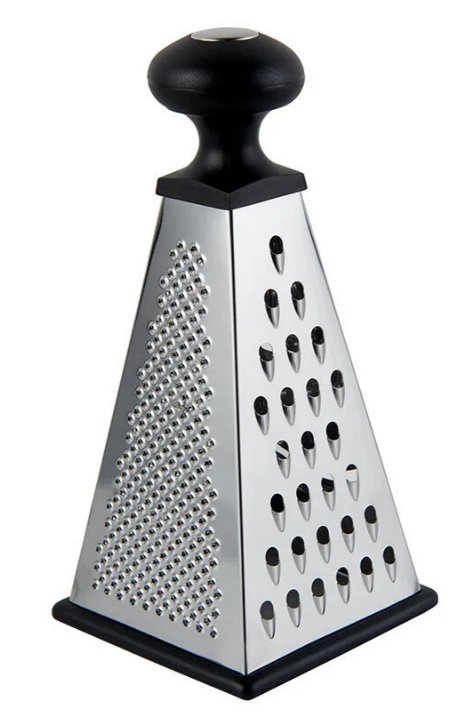
#> input picture input_pictures/input_rende.png, 470 x 717 px
$ python MorphologicalTransformations.py
#> lines starting #> are read from the running program, lines starting #| are printed output that depends on the picture
import cv2 as cv
import numpy as np

gray = cv.imread("../input_pictures/input_rende.png", 0)
#> gray: shape (717, 470); min 0, max 255, mean 207.6
cv.imwrite('gray.png', gray)

"""  MORPHOLOGICAL TRANSFORMATIONS **************************************************************** """
# 1.Erosion
# Convolution layere benziyor, bir filtre seçiyoruz görsel üzerinde dolaşıyor.
# Orijinal görüntüdeki bir piksel, yalnızca kernel altındaki tüm pikseller 1 ise 1 yapılır.
# ( Yani beyaz=1 yapma ihtimalimiz düşük. )
# Aksi taktirde 0 yapılır yani aşınır.
# Böylece beyaz gürültüden kurtuluruz ama görüntünün boyutu küçülmüş olur.
# ( Ön planda beyaz olan görüntüler için daha uygun. )

kernel = np.ones((9, 9), np.uint8)
erosion = cv.erode(gray, kernel, iterations=1)
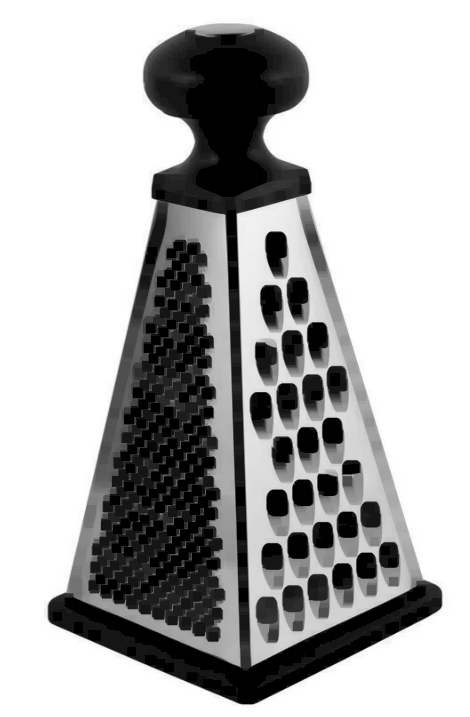
#> erosion: shape (717, 470); min 0, max 255, mean 176.9
cv.imwrite('erosion.png', erosion)

# 2.Dilation
# Erozyonun tam tersidir. Kernel altındaki en az bir piksel 1 ise değer 1 yapılır.
# Böylece görüntüdeki beyaz bölge artar veya ön plandaki nesnenin boyutu artar.
# Gürültü giderme yapılırken önce erozyon sonra dilation yapılır.
# Çünkü erozyon beyaz noiseleri kaldırır ama nesnenin boyutu da küçülmüş olur.
# Ardından dilation kullanarak nesneyi genişletiriz.

dilation = cv.dilate(gray, kernel, iterations=1)
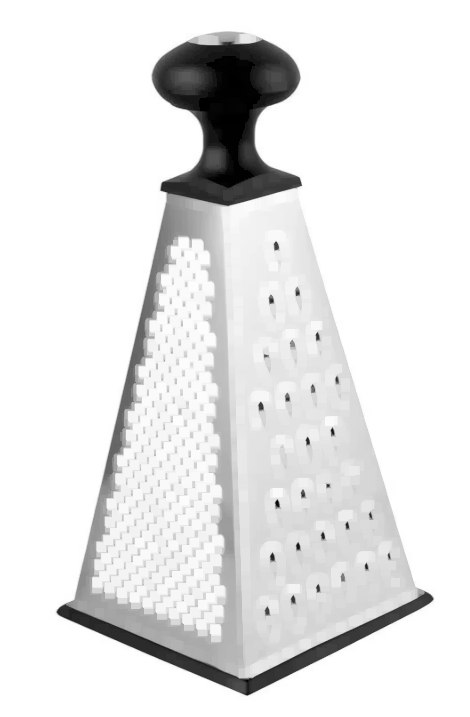
#> dilation: shape (717, 470); min 0, max 255, mean 229.7
cv.imwrite('dilation.png', dilation)

dilation_it3 = cv.dilate(gray, kernel, iterations=3)
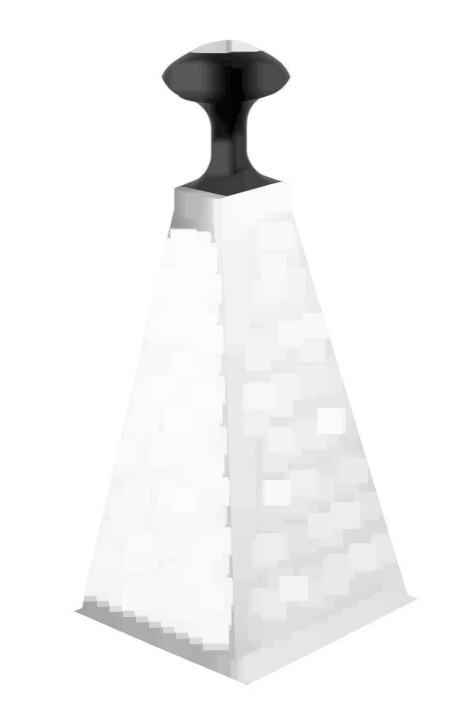
#> dilation_it3: shape (717, 470); min 1, max 255, mean 243.7
cv.imwrite('dilation_it3.png', dilation_it3)

# 3.Opening
# erozyon ardından dilation
# noise gidermede faydalı.

opening = cv.morphologyEx(gray, cv.MORPH_OPEN, kernel)
cv.imwrite('opening.png', opening)

# 4.Closing
# openingin tersidir.
# dilation ardından erozyon
# nesnenin içinde delik varsa onları kapatmada faydalı.

closing = cv.morphologyEx(gray, cv.MORPH_CLOSE, kernel)
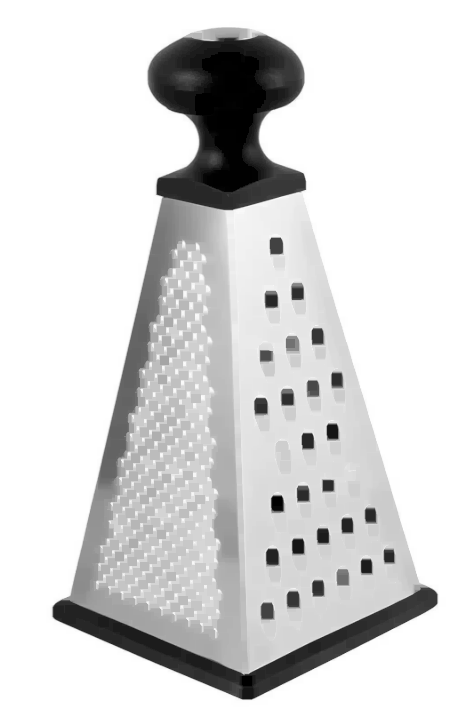
#> closing: shape (717, 470); min 0, max 255, mean 216
cv.imwrite('closing.png', closing)

# 5.Morphological Gradient                                          !!!
# görüntüdeki dilation ve erozyon arasındaki farktır.
# output, objenin ana hatları olacaktır!

gradient = cv.morphologyEx(gray, cv.MORPH_GRADIENT, kernel)
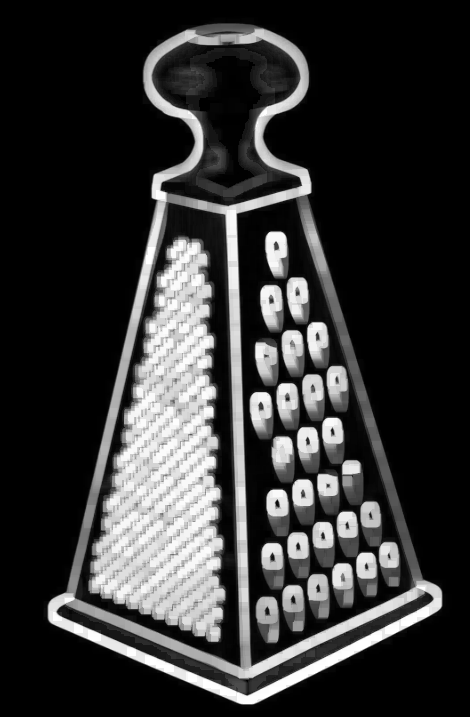
#> gradient: shape (717, 470); min 0, max 255, mean 52.8
cv.imwrite('gradient.png', gradient)

# 6.Top Hat
# input image ile opening arasındaki farktır.
tophat = cv.morphologyEx(gray, cv.MORPH_TOPHAT, kernel)
cv.imwrite('tophat.png', tophat)

# 7.Black Hat
# input image ile closing arasındaki farktır.
blackhat = cv.morphologyEx(gray, cv.MORPH_BLACKHAT, kernel)
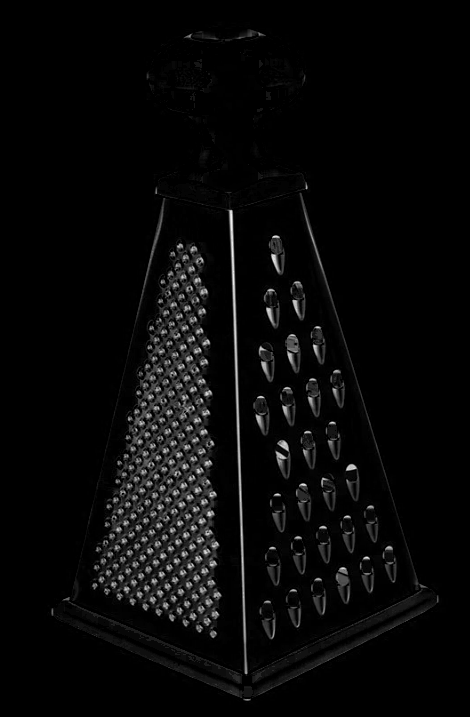
#> blackhat: shape (717, 470); min 0, max 243, mean 8.4
cv.imwrite("blackhat.png", blackhat)

""" Numpy ile kernel oluşturmaktansa kendimiz de istediğimiz şekillerde kernel oluşturabiliriz. """
# MORPH_ELLIPSE, MORPH_RECT, MORPH_CROSS
kernel_ellipse = cv.getStructuringElement(cv.MORPH_ELLIPSE, (4, 4))
gradient_ellipsekernel = cv.morphologyEx(gray, cv.MORPH_GRADIENT, kernel_ellipse)
cv.imwrite('gradient_ellipsekernel.png', gradient_ellipsekernel)

# rect ile numpydan oluşturmak arasında fark yok.
kernel_rect = cv.getStructuringElement(cv.MORPH_RECT, (9,9))
gradient_rectkernel = cv.morphologyEx(gray, cv.MORPH_GRADIENT, kernel_rect)
cv.imwrite('gradient_rectkernel.png', gradient_rectkernel)

kernel_cross = cv.getStructuringElement(cv.MORPH_CROSS, (4, 4))
gradient_crosskernel = cv.morphologyEx(gray, cv.MORPH_GRADIENT, kernel_cross)
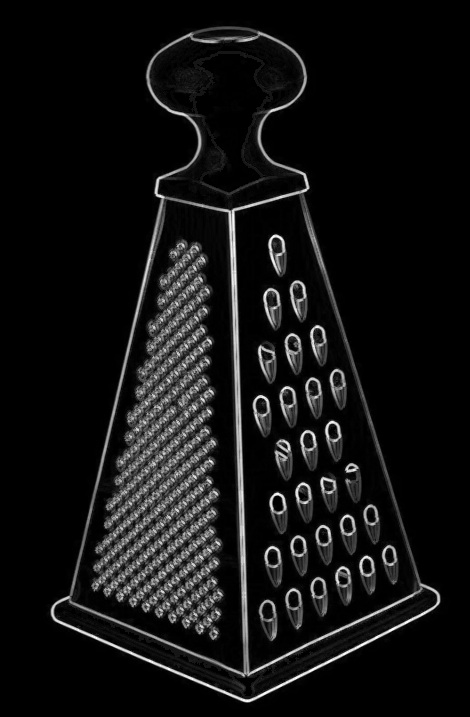
#> gradient_crosskernel: shape (717, 470); min 0, max 255, mean 18.6
cv.imwrite('gradient_crosskernel.png', gradient_crosskernel)

$ run again, with input_pictures/input_agac.png copied over input_pictures/input_rende.png
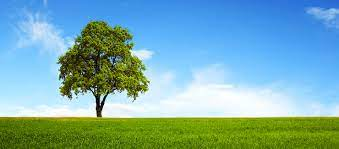
#> input picture input_pictures/input_agac.png, 339 x 149 px
#> `closing = cv.morphologyEx(gray, cv.MORPH_CLOSE, kernel)`:
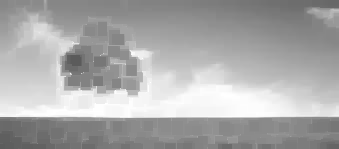
#> closing: shape (149, 339); min 91, max 255, mean 169.6
#> `gradient_crosskernel = cv.morphologyEx(gray, cv.MORPH_GRADIENT, kernel..`:
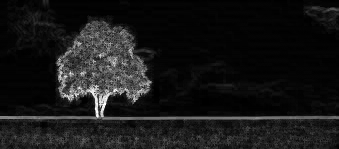
#> gradient_crosskernel: shape (149, 339); min 0, max 255, mean 23.5
